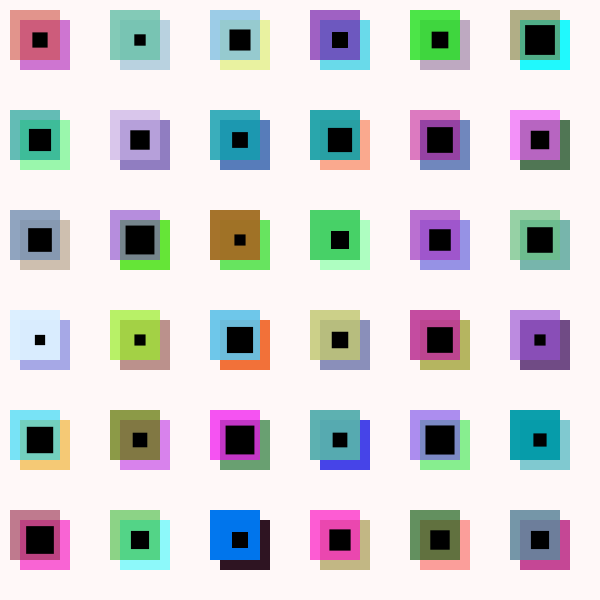
Frame 1 (no input)
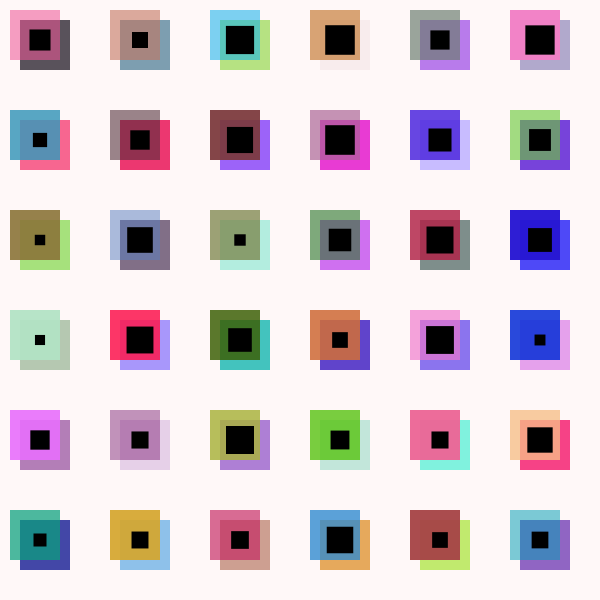
Frame 2 (the mouse pressed at the canvas centre, redrawn once)

The p5.js sketch that drew these frames (run headless with seeded random() and noise() and a simulated clock; the mouse was pressed at the canvas centre and the sketch redrawn once):

// p5.js sketch
// ── sketch.js
let rows = 6;
let cols = 6;
let squarePatterns = []; // 用于存储图案对象的数组

class SquarePatterns { // 注意这里是大写的首字母
	constructor(x, y, shapeType) {
		this.x = x;
		this.y = y;
		this.shapeType = shapeType;
	}

	display() {
		if (this.shapeType === 'square1') {
      noStroke();
			fill(random(0, 255), random(0, 255), random(0, 255),random(125, 255));
			rect(this.x, this.y, 50, 50);
		} else if (this.shapeType === 'square2') {
      noStroke();
			fill(random(0, 255), random(0, 255), random(0, 255),random(125, 255));
			rect(this.x - 10, this.y - 10, 50, 50);
		} else if (this.shapeType === 'square3') {
      noStroke();
			fill(0);
			let sideLength = random(10, 30); // 正确的变量名
			rect(this.x + 20 - sideLength/2, this.y + 20 - sideLength/2 , sideLength, sideLength); // 正确的变量名
		}
	}
}

function setup() {
	createCanvas(600, 600);
	for (let i = 0; i < rows; i++) {
		for (let j = 0; j < cols; j++) { 
			let x = 100*j+20; 
			let y = 100*i+20; 
			squarePatterns.push(new SquarePatterns(x, y, 'square1')); 
			squarePatterns.push(new SquarePatterns(x, y, 'square2'));
			squarePatterns.push(new SquarePatterns(x, y, 'square3'));
		}
	}
  noLoop();
}

function draw() {
	background('#FFF8F8');
	for (let sq of squarePatterns) {
		sq.display();
	}
}
